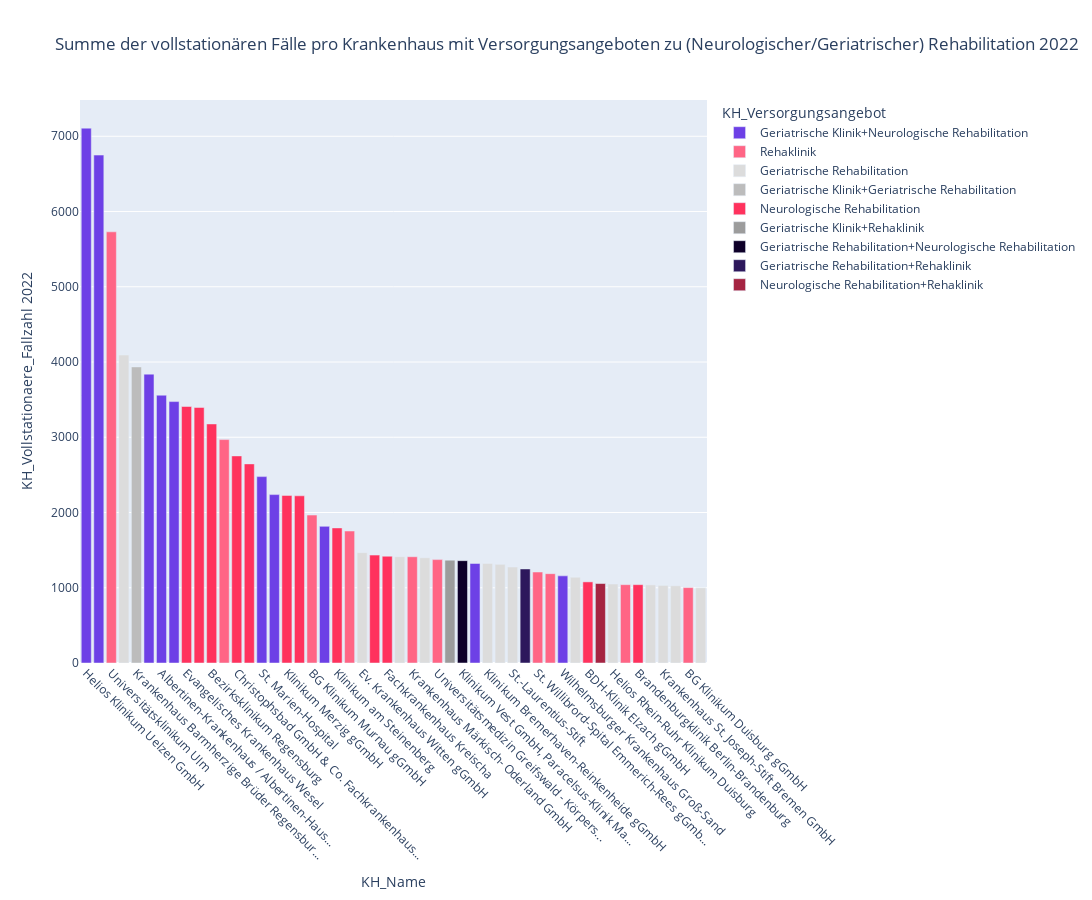

The notebook cell this image was saved under:
### Code cell
# Define the color mapping for the KH_Versorgungsangebot categories
color_map = {
    'Geriatrische Klinik': '#fcfcfc',    
    'Geriatrische Rehabilitation': '#dcdcdc',
    'Geriatrische Klinik+Geriatrische Rehabilitation': '#bcbcbc',
    'Geriatrische Klinik+Rehaklinik': '#9c9c9c',
    'Geriatrische Klinik+Neurologische Rehabilitation': '#6D40E6',
    'Geriatrische Rehabilitation+Rehaklinik': '#2d185c',
    'Geriatrische Rehabilitation+Neurologische Rehabilitation': '#0e0029',   
    'Rehaklinik': '#ff6585',
    'Neurologische Rehabilitation': '#ff325d',
    'Neurologische Rehabilitation+Rehaklinik': '#A52442'
    # Add other mappings as needed
}

# Function to truncate labels
def truncate_label(label, max_length=40):
    return label if len(label) <= max_length else label[:max_length] + '...'

# Filter to top 50 accounts
no_geri = no_geri.nlargest(50, 'KH_Vollstationaere_Fallzahl')

# Apply the function to the KH_Name column to create truncated labels
no_geri['KH_Name_Truncated'] = no_geri['KH_Name'].apply(lambda x: truncate_label(x))


# Apply the color mapping to a new column in the DataFrame
no_geri['color'] = no_geri['KH_Versorgungsangebot'].map(color_map)
# pivot_df
# Create the bar chart
fig = px.bar(
    no_geri, 
    x='KH_Name_Truncated', 
    y='KH_Vollstationaere_Fallzahl', 
    color='KH_Versorgungsangebot', 
    color_discrete_map=color_map,
    title='Summe der vollstationären Fälle pro Krankenhaus mit Versorgungsangeboten zu (Neurologischer/Geriatrischer) Rehabilitation 2022'
)

# Update layout for better readability
fig.update_layout(
    xaxis_title='KH_Name',
    yaxis_title='KH_Vollstationaere_Fallzahl 2022',
    legend_title='KH_Versorgungsangebot',
    height=900,
    width=1800,
    xaxis={
        'categoryorder': 'total descending',  # Optional: order categories by total y values
        'tickangle': 45  # Rotate x-axis labels by 45 degrees
    },
)

# Show the plot
fig.show()

### Figure 1 — Plotly figure (JSON) as saved in the notebook; plotly's stock layout.template omitted (floating-point values rounded to 4 significant figures)
{"data": [{"alignmentgroup": "True", "hovertemplate": "KH_Versorgungsangebot=Geriatrische Klinik+Neurologische Rehabilitation<br>KH_Name_Truncated=%{x}<br>KH_Vollstationaere_Fallzahl=%{y}<extra></extra>", "legendgroup": "Geriatrische Klinik+Neurologische Rehabilitation", "marker": {"color": "#6D40E6", "pattern": {"shape": ""}}, "name": "Geriatrische Klinik+Neurologische Rehabilitation", "offsetgroup": "Geriatrische Klinik+Neurologische Rehabilitation", "orientation": "v", "showlegend": true, "textposition": "auto", "type": "bar", "x": ["Helios Klinikum Uelzen GmbH", "Evangelisches Klinikum Gelsenkirchen Gmb...", "Katholische Kliniken Emscher-Lippe", "Albertinen-Krankenhaus / Albertinen-Haus...", "Asklepios Klinik Nord", "St. Marien-Hospital", "Schön Klinik Hamburg Eilbek", "Asklepios Stadtklinik Bad Tölz", "Klinikum Osnabrück GmbH", "Wilhelmsburger Krankenhaus Groß-Sand"], "xaxis": "x", "y": [7108, 6750, 3839, 3559, 3474, 2477, 2238, 1816, 1323, 1158], "yaxis": "y"}, {"alignmentgroup": "True", "hovertemplate": "KH_Versorgungsangebot=Rehaklinik<br>KH_Name_Truncated=%{x}<br>KH_Vollstationaere_Fallzahl=%{y}<extra></extra>", "legendgroup": "Rehaklinik", "marker": {"color": "#ff6585", "pattern": {"shape": ""}}, "name": "Rehaklinik", "offsetgroup": "Rehaklinik", "orientation": "v", "showlegend": true, "textposition": "auto", "type": "bar", "x": ["Universitätsklinikum Ulm", "Katholisches Klinikum Bochum", "BG Klinikum Murnau gGmbH", "Marien Hospital Herne, Klinikum der Ruhr...", "Krankenhaus Märkisch- Oderland GmbH", "Universitätsmedizin Greifswald - Körpers...", "St. Willibrord-Spital Emmerich-Rees gGmb...", "FEK - Friedrich-Ebert-Krankenhaus Neumün...", "BG Klinikum Hamburg gGmbH", "BG Klinikum Duisburg gGmbH"], "xaxis": "x", "y": [5730, 2969, 1966, 1754, 1412, 1374, 1209, 1187, 1041, 1002], "yaxis": "y"}, {"alignmentgroup": "True", "hovertemplate": "KH_Versorgungsangebot=Geriatrische Rehabilitation<br>KH_Name_Truncated=%{x}<br>KH_Vollstationaere_Fallzahl=%{y}<extra></extra>", "legendgroup": "Geriatrische Rehabilitation", "marker": {"color": "#dcdcdc", "pattern": {"shape": ""}}, "name": "Geriatrische Rehabilitation", "offsetgroup": "Geriatrische Rehabilitation", "orientation": "v", "showlegend": true, "textposition": "auto", "type": "bar", "x": ["UKM Marienhospital Steinfurt GmbH", "Ev. Krankenhaus Witten gGmbH", "DONAUISAR Klinikum Deggendorf-Landau", "Asklepios  Westklinikum Hamburg GmbH", "Klinikum Bremerhaven-Reinkenheide gGmbH", "St. Marien-Hospital Lüdinghausen GmbH", "St.-Laurentius-Stift", "Elisabeth- Krankenhaus GmbH", "Helios Rhein-Ruhr Klinikum Duisburg", "Stiftungsklinikum PROSELIS gGmbH", "Krankenhaus St. Joseph-Stift Bremen GmbH", "Helios Klinikum Aue", "KLW St. Paulus GmbH St. Marien Hospital ..."], "xaxis": "x", "y": [4093, 1466, 1413, 1399, 1323, 1311, 1276, 1140, 1050, 1038, 1031, 1026, 999], "yaxis": "y"}, {"alignmentgroup": "True", "hovertemplate": "KH_Versorgungsangebot=Geriatrische Klinik+Geriatrische Rehabilitation<br>KH_Name_Truncated=%{x}<br>KH_Vollstationaere_Fallzahl=%{y}<extra></extra>", "legendgroup": "Geriatrische Klinik+Geriatrische Rehabilitation", "marker": {"color": "#bcbcbc", "pattern": {"shape": ""}}, "name": "Geriatrische Klinik+Geriatrische Rehabilitation", "offsetgroup": "Geriatrische Klinik+Geriatrische Rehabilitation", "orientation": "v", "showlegend": true, "textposition": "auto", "type": "bar", "x": ["Krankenhaus Barmherzige Brüder Regensbur..."], "xaxis": "x", "y": [3935], "yaxis": "y"}, {"alignmentgroup": "True", "hovertemplate": "KH_Versorgungsangebot=Neurologische Rehabilitation<br>KH_Name_Truncated=%{x}<br>KH_Vollstationaere_Fallzahl=%{y}<extra></extra>", "legendgroup": "Neurologische Rehabilitation", "marker": {"color": "#ff325d", "pattern": {"shape": ""}}, "name": "Neurologische Rehabilitation", "offsetgroup": "Neurologische Rehabilitation", "orientation": "v", "showlegend": true, "textposition": "auto", "type": "bar", "x": ["Evangelisches Krankenhaus Wesel", "Klinikum Vest GmbH, Knappschaftskrankenh...", "Bezirksklinikum Regensburg", "Christophsbad GmbH & Co. Fachkrankenhaus...", "BG Klinikum Unfallkrankenhaus Berlin gGm...", "Klinikum Merzig gGmbH", "Bezirkskliniken Schwaben, Bezirkskranken...", "Klinikum am Steinenberg", "St. Georg Klinikum Eisenach gemeinnützig...", "Fachkrankenhaus Kreischa", "BDH-Klinik Elzach gGmbH", "Brandenburgklinik Berlin-Brandenburg"], "xaxis": "x", "y": [3409, 3396, 3177, 2752, 2646, 2227, 2222, 1795, 1434, 1419, 1078, 1041], "yaxis": "y"}, {"alignmentgroup": "True", "hovertemplate": "KH_Versorgungsangebot=Geriatrische Klinik+Rehaklinik<br>KH_Name_Truncated=%{x}<br>KH_Vollstationaere_Fallzahl=%{y}<extra></extra>", "legendgroup": "Geriatrische Klinik+Rehaklinik", "marker": {"color": "#9c9c9c", "pattern": {"shape": ""}}, "name": "Geriatrische Klinik+Rehaklinik", "offsetgroup": "Geriatrische Klinik+Rehaklinik", "orientation": "v", "showlegend": true, "textposition": "auto", "type": "bar", "x": ["Westküstenkliniken Brunsbüttel und Heide..."], "xaxis": "x", "y": [1367], "yaxis": "y"}, {"alignmentgroup": "True", "hovertemplate": "KH_Versorgungsangebot=Geriatrische Rehabilitation+Neurologische Rehabilitation<br>KH_Name_Truncated=%{x}<br>KH_Vollstationaere_Fallzahl=%{y}<extra></extra>", "legendgroup": "Geriatrische Rehabilitation+Neurologische Rehabilitation", "marker": {"color": "#0e0029", "pattern": {"shape": ""}}, "name": "Geriatrische Rehabilitation+Neurologische Rehabilitation", "offsetgroup": "Geriatrische Rehabilitation+Neurologische Rehabilitation", "orientation": "v", "showlegend": true, "textposition": "auto", "type": "bar", "x": ["Klinikum Vest GmbH, Paracelsus-Klinik Ma..."], "xaxis": "x", "y": [1360], "yaxis": "y"}, {"alignmentgroup": "True", "hovertemplate": "KH_Versorgungsangebot=Geriatrische Rehabilitation+Rehaklinik<br>KH_Name_Truncated=%{x}<br>KH_Vollstationaere_Fallzahl=%{y}<extra></extra>", "legendgroup": "Geriatrische Rehabilitation+Rehaklinik", "marker": {"color": "#2d185c", "pattern": {"shape": ""}}, "name": "Geriatrische Rehabilitation+Rehaklinik", "offsetgroup": "Geriatrische Rehabilitation+Rehaklinik", "orientation": "v", "showlegend": true, "textposition": "auto", "type": "bar", "x": ["Klinikum Bremen-Ost"], "xaxis": "x", "y": [1250], "yaxis": "y"}, {"alignmentgroup": "True", "hovertemplate": "KH_Versorgungsangebot=Neurologische Rehabilitation+Rehaklinik<br>KH_Name_Truncated=%{x}<br>KH_Vollstationaere_Fallzahl=%{y}<extra></extra>", "legendgroup": "Neurologische Rehabilitation+Rehaklinik", "marker": {"color": "#A52442", "pattern": {"shape": ""}}, "name": "Neurologische Rehabilitation+Rehaklinik", "offsetgroup": "Neurologische Rehabilitation+Rehaklinik", "orientation": "v", "showlegend": true, "textposition": "auto", "type": "bar", "x": ["Berufsgenossenschaftliches Universitätsk..."], "xaxis": "x", "y": [1056], "yaxis": "y"}], "layout": {"barmode": "relative", "height": 900, "legend": {"title": {"text": "KH_Versorgungsangebot"}, "tracegroupgap": 0}, "title": {"text": "Summe der vollstationären Fälle pro Krankenhaus mit Versorgungsangeboten zu (Neurologischer/Geriatrischer) Rehabilitation 2022"}, "width": 1800, "xaxis": {"anchor": "y", "autorange": true, "categoryorder": "total descending", "domain": [0, 1], "range": [-0.5, 49.5], "tickangle": 45, "title": {"text": "KH_Name"}, "type": "category"}, "yaxis": {"anchor": "x", "autorange": true, "domain": [0, 1], "range": [0, 7482.0], "title": {"text": "KH_Vollstationaere_Fallzahl 2022"}, "type": "linear"}}}
